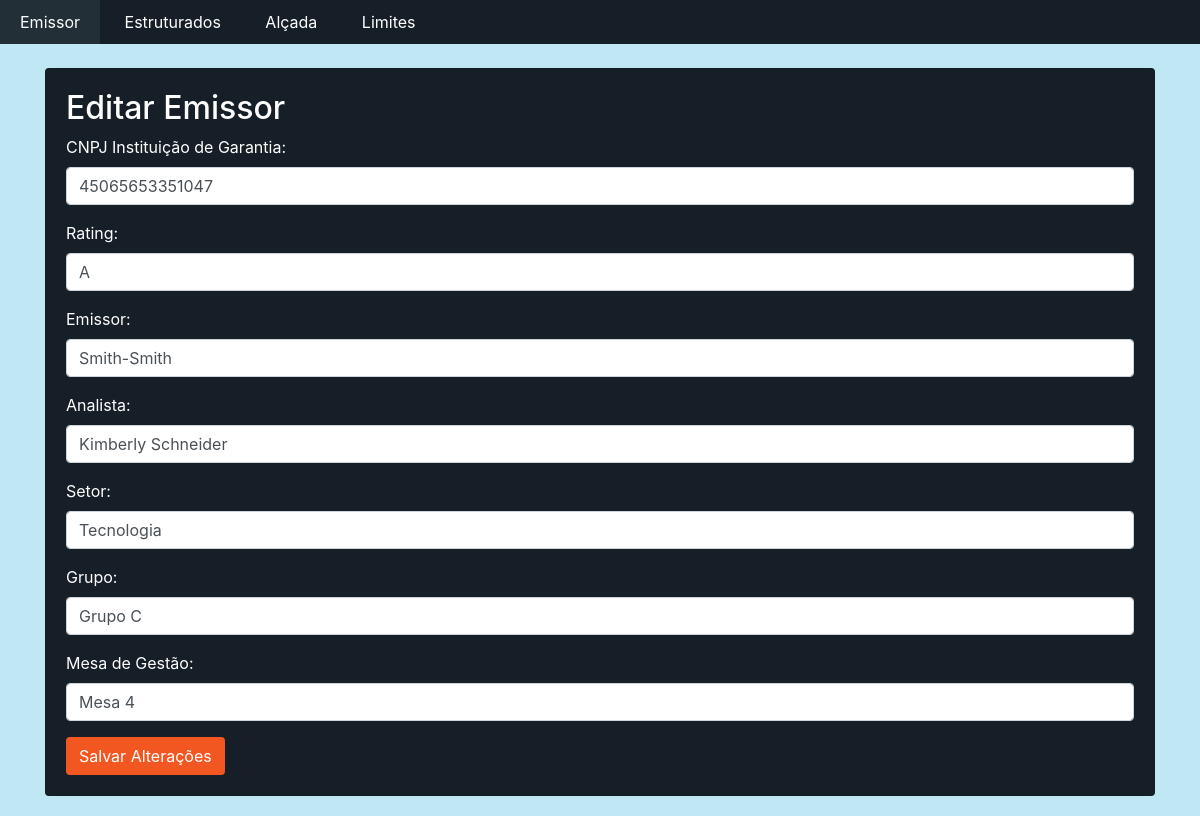
Page /editar_emissor/45065653351047 on the committed database.
### models/cadastro.py (models this page shows)
class Emissor(db.Model):
    cnpj = db.Column(db.String(14), primary_key=True)
    instituicao_garantia_cnpj = db.Column(db.String(14), db.ForeignKey('emissor.cnpj'), nullable=True)
    rating = db.Column(db.String(50), nullable=False)
    emissor = db.Column(db.String(50), nullable=False)
    analista = db.Column(db.String(50), nullable=False)
    setor = db.Column(db.String(50), nullable=False)
    grupo = db.Column(db.String(50), nullable=False)
    mesaGestao = db.Column(db.String(50), nullable=False)
    dtAtualizacao = db.Column(db.DateTime, nullable=False)

### controllers/emissor_controller.py (the view, shortened to what this page needs)
@app.route('/editar_emissor/<cnpj>', methods=['GET', 'POST'])
def editar_emissor(cnpj):
    emissor = Emissor.query.get_or_404(cnpj)
    return render_template('editar_emissor.html', emissor=emissor)

### templates/emissor/editar_emissor.html (shortened to what this page needs)
<!DOCTYPE html>
<html lang="pt-BR">
<head>
    <link href="https://stackpath.bootstrapcdn.com/bootstrap/4.5.2/css/bootstrap.min.css" rel="stylesheet">
</head>
<body>
    <nav class="menu">
        <a href="#">Emissor</a>
        <a href="#">Estruturados</a>
        <a href="#">Alçada</a>
        <a href="#">Limites</a>
    </nav>
    <div class="container mt-4">
        <div class="card">
            <h2>Editar Emissor</h2>
            <form method="POST" action="/editar_emissor/{{ emissor.cnpj }}">
                <div class="form-group">
                    <label for="instituicao_garantia_cnpj">CNPJ Instituição de Garantia:</label>
                    <input type="text" class="form-control" id="instituicao_garantia_cnpj" name="instituicao_garantia_cnpj" value="{{ emissor.instituicao_garantia_cnpj }}">
                </div>
                <div class="form-group">
                    <label for="rating">Rating:</label>
                    <input type="text" class="form-control" id="rating" name="rating" value="{{ emissor.rating }}" required>
                </div>
                <div class="form-group">
                    <label for="emissor">Emissor:</label>
                    <input type="text" class="form-control" id="emissor" name="emissor" value="{{ emissor.emissor }}" required>
                </div>
                <div class="form-group">
                    <label for="analista">Analista:</label>
                    <input type="text" class="form-control" id="analista" name="analista" value="{{ emissor.analista }}" required>
                </div>
                <div class="form-group">
                    <label for="setor">Setor:</label>
                    <input type="text" class="form-control" id="setor" name="setor" value="{{ emissor.setor }}" required>
                </div>
                <div class="form-group">
                    <label for="grupo">Grupo:</label>
                    <input type="text" class="form-control" id="grupo" name="grupo" value="{{ emissor.grupo }}" required>
                </div>
                <div class="form-group">
                    <label for="mesaGestao">Mesa de Gestão:</label>
                    <input type="text" class="form-control" id="mesaGestao" name="mesaGestao" value="{{ emissor.mesaGestao }}" required>
                </div>
                <button type="submit" class="btn btn-editar">Salvar Alterações</button>
            </form>
        </div>
    </div>
</body>
</html>

### templates/emissor/editar_emissor.html (style rules this page uses)
body { background-color: rgb(192, 232, 244); }
.menu { background-color: rgb(22, 31, 39); }
.menu a { color: white; padding: 10px 20px; display: inline-block; text-decoration: none; }
.card { background-color: rgb(22, 31, 39); color: white; padding: 20px; margin: 20px 0; }
.btn-editar { background-color: rgb(242, 87, 34); color: white; }

### rows in the picture
Emissor: instituicao_garantia_cnpj "45065653351047", rating "A", emissor "Smith-Smith", analista "Kimberly Schneider", setor "Tecnologia", grupo "Grupo C", mesaGestao "Mesa 4"
